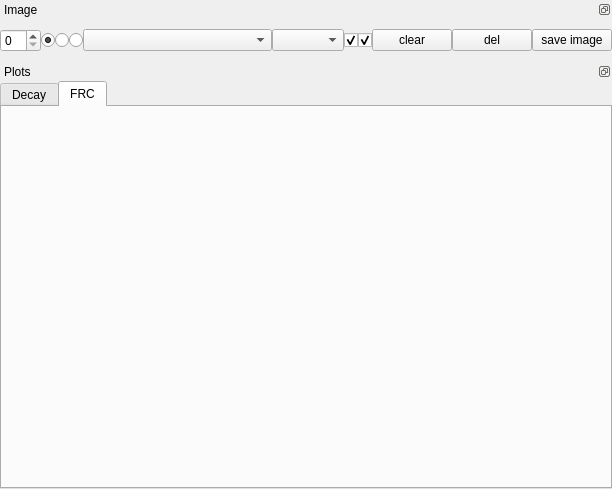
     <widget class="QWidget" name="widget_2" native="true">
      <property name="sizePolicy">
       <sizepolicy hsizetype="Minimum" vsizetype="Preferred">
        <horstretch>0</horstretch>
        <verstretch>0</verstretch>
       </sizepolicy>
      </property>
      <layout class="QVBoxLayout" name="verticalLayout_11">
       <property name="spacing">
        <number>0</number>
       </property>
       <property name="leftMargin">
        <number>0</number>
       </property>
       <property name="topMargin">
        <number>0</number>
       </property>
       <property name="rightMargin">
        <number>0</number>
       </property>
       <property name="bottomMargin">
        <number>0</number>
       </property>
       <item>
        <widget class="QDockWidget" name="dockWidget_5">
         <property name="sizePolicy">
          <sizepolicy hsizetype="Expanding" vsizetype="Expanding">
           <horstretch>0</horstretch>
           <verstretch>0</verstretch>
          </sizepolicy>
         </property>
         <property name="minimumSize">
          <size>
           <width>612</width>
           <height>62</height>
          </size>
         </property>
         <property name="features">
          <set>QDockWidget::DockWidgetFloatable|QDockWidget::DockWidgetMovable</set>
         </property>
         <property name="windowTitle">
          <string>Image</string>
         </property>
         <widget class="QWidget" name="dockWidgetContents_5">
          <layout class="QVBoxLayout" name="verticalLayout_7">
           <property name="spacing">
            <number>0</number>
           </property>
           <property name="leftMargin">
            <number>0</number>
           </property>
           <property name="topMargin">
            <number>0</number>
           </property>
           <property name="rightMargin">
            <number>0</number>
           </property>
           <property name="bottomMargin">
            <number>0</number>
           </property>
           <item>
            <layout class="QHBoxLayout" name="horizontalLayout_2">
             <property name="spacing">
              <number>-1</number>
             </property>
             <item>
              <widget class="QSpinBox" name="spinBox_8">
               <property name="sizePolicy">
                <sizepolicy hsizetype="Fixed" vsizetype="Fixed">
                 <horstretch>0</horstretch>
                 <verstretch>0</verstretch>
                </sizepolicy>
               </property>
               <property name="toolTip">
                <string>The currently shown frame.</string>
               </property>
              </widget>
             </item>
             <item>
              <widget class="QRadioButton" name="radioButton_3">
               <property name="sizePolicy">
                <sizepolicy hsizetype="Fixed" vsizetype="Fixed">
                 <horstretch>0</horstretch>
                 <verstretch>0</verstretch>
                </sizepolicy>
               </property>
               <property name="toolTip">
                <string>Individual frames</string>
               </property>
               <property name="text">
                <string/>
               </property>
               <property name="checked">
                <bool>true</bool>
               </property>
              </widget>
             </item>
             <item>
              <widget class="QRadioButton" name="radioButton_4">
               <property name="sizePolicy">
                <sizepolicy hsizetype="Fixed" vsizetype="Fixed">
                 <horstretch>0</horstretch>
                 <verstretch>0</verstretch>
                </sizepolicy>
               </property>
               <property name="toolTip">
                <string>Integrate frames</string>
               </property>
               <property name="text">
                <string/>
               </property>
              </widget>
             </item>
             <item>
              <widget class="QRadioButton" name="radioButton_5">
               <property name="sizePolicy">
                <sizepolicy hsizetype="Fixed" vsizetype="Fixed">
                 <horstretch>0</horstretch>
                 <verstretch>0</verstretch>
                </sizepolicy>
               </property>
               <property name="toolTip">
                <string>Average frames</string>
               </property>
               <property name="text">
                <string/>
               </property>
              </widget>
             </item>
             <item>
              <widget class="QComboBox" name="comboBox_7">
               <property name="sizePolicy">
                <sizepolicy hsizetype="Expanding" vsizetype="Fixed">
                 <horstretch>0</horstretch>
                 <verstretch>0</verstretch>
                </sizepolicy>
               </property>
              </widget>
             </item>
             <item>
              <widget class="QComboBox" name="comboBox_2">
               <property name="sizePolicy">
                <sizepolicy hsizetype="Minimum" vsizetype="Fixed">
                 <horstretch>0</horstretch>
                 <verstretch>0</verstretch>
                </sizepolicy>
               </property>
              </widget>
             </item>
             <item>
              <widget class="QCheckBox" name="checkBox_5">
               <property name="sizePolicy">
                <sizepolicy hsizetype="Fixed" vsizetype="Fixed">
                 <horstretch>0</horstretch>
                 <verstretch>0</verstretch>
                </sizepolicy>
               </property>
               <property name="toolTip">
                <string>Show the image.</string>
               </property>
               <property name="text">
                <string/>
               </property>
               <property name="checked">
                <bool>true</bool>
               </property>
              </widget>
             </item>
             <item>
              <widget class="QCheckBox" name="checkBox_6">
               <property name="sizePolicy">
                <sizepolicy hsizetype="Fixed" vsizetype="Fixed">
                 <horstretch>0</horstretch>
                 <verstretch>0</verstretch>
                </sizepolicy>
               </property>
               <property name="toolTip">
                <string>Show the selection mask</string>
               </property>
               <property name="text">
                <string/>
               </property>
               <property name="checked">
                <bool>true</bool>
               </property>
              </widget>
             </item>
             <item>
              <widget class="QPushButton" name="pushButton_9">
               <property name="sizePolicy">
                <sizepolicy hsizetype="Fixed" vsizetype="Fixed">
                 <horstretch>0</horstretch>
                 <verstretch>0</verstretch>
                </sizepolicy>
               </property>
               <property name="toolTip">
                <string>&lt;html&gt;&lt;head/&gt;&lt;body&gt;&lt;p&gt;Clear the representations of the CLSM images&lt;/p&gt;&lt;/body&gt;&lt;/html&gt;</string>
               </property>
               <property name="text">
                <string>clear</string>
               </property>
              </widget>
             </item>
             <item>
              <widget class="QPushButton" name="pushButton_10">
               <property name="sizePolicy">
                <sizepolicy hsizetype="Fixed" vsizetype="Fixed">
                 <horstretch>0</horstretch>
                 <verstretch>0</verstretch>
                </sizepolicy>
               </property>
               <property name="text">
                <string>del</string>
               </property>
              </widget>
             </item>
             <item>
              <widget class="QPushButton" name="pushButton_5">
               <property name="sizePolicy">
                <sizepolicy hsizetype="Fixed" vsizetype="Fixed">
                 <horstretch>0</horstretch>
                 <verstretch>0</verstretch>
                </sizepolicy>
               </property>
               <property name="toolTip">
                <string>&lt;html&gt;&lt;head/&gt;&lt;body&gt;&lt;p&gt;Save the current image to a file.&lt;/p&gt;&lt;/body&gt;&lt;/html&gt;</string>
               </property>
               <property name="text">
                <string>save image</string>
               </property>
              </widget>
             </item>
            </layout>
           </item>
           <item>
            <layout class="QVBoxLayout" name="verticalLayout_4">
             <property name="spacing">
              <number>0</number>
             </property>
            </layout>
           </item>
          </layout>
         </widget>
        </widget>
       </item>
       <item>
        <widget class="QDockWidget" name="dockWidget_2">
         <property name="sizePolicy">
          <sizepolicy hsizetype="MinimumExpanding" vsizetype="Expanding">
           <horstretch>0</horstretch>
           <verstretch>0</verstretch>
          </sizepolicy>
         </property>
         <property name="minimumSize">
          <size>
           <width>299</width>
           <height>427</height>
          </size>
         </property>
         <property name="floating">
          <bool>false</bool>
         </property>
         <property name="features">
          <set>QDockWidget::DockWidgetFloatable|QDockWidget::DockWidgetMovable</set>
         </property>
         <property name="windowTitle">
          <string>Plots</string>
         </property>
         <widget class="QWidget" name="dockWidgetContents_2">
          <layout class="QVBoxLayout" name="verticalLayout_8">
           <property name="spacing">
            <number>0</number>
           </property>
           <property name="leftMargin">
            <number>0</number>
           </property>
           <property name="topMargin">
            <number>0</number>
           </property>
           <property name="rightMargin">
            <number>0</number>
           </property>
           <property name="bottomMargin">
            <number>0</number>
           </property>
           <item>
            <widget class="QTabWidget" name="tabWidget">
             <property name="currentIndex">
              <number>1</number>
             </property>
             <widget class="QWidget" name="tab">
              <attribute name="title">
               <string>Decay</string>
              </attribute>
              <layout class="QGridLayout" name="gridLayout_5">
               <property name="leftMargin">
                <number>0</number>
               </property>
               <property name="topMargin">
                <number>0</number>
               </property>
               <property name="rightMargin">
                <number>0</number>
               </property>
               <property name="bottomMargin">
                <number>0</number>
               </property>
               <item row="0" column="0">
                <layout class="QVBoxLayout" name="verticalLayout">
                 <property name="spacing">
                  <number>0</number>
                 </property>
                </layout>
               </item>
              </layout>
             </widget>
             <widget class="QWidget" name="tab_3">
              <attribute name="title">
               <string>FRC</string>
              </attribute>
              <layout class="QVBoxLayout" name="verticalLayout_16">
               <property name="spacing">
                <number>0</number>
               </property>
               <property name="leftMargin">
                <number>0</number>
               </property>
               <property name="topMargin">
                <number>0</number>
               </property>
               <property name="rightMargin">
                <number>0</number>
               </property>
               <property name="bottomMargin">
                <number>0</number>
               </property>
               <item>
                <layout class="QVBoxLayout" name="verticalLayout_15"/>
               </item>
              </layout>
             </widget>
            </widget>
           </item>
          </layout>
         </widget>
        </widget>
       </item>
      </layout>
     </widget>
